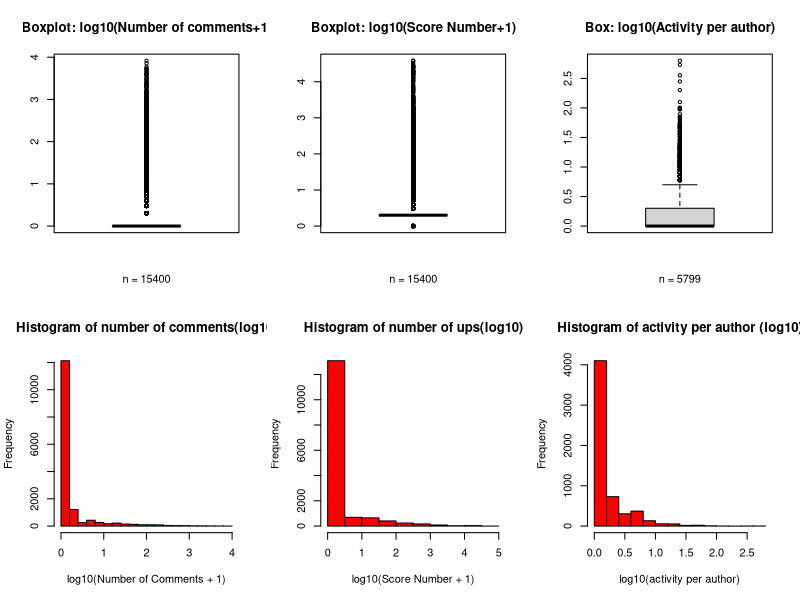
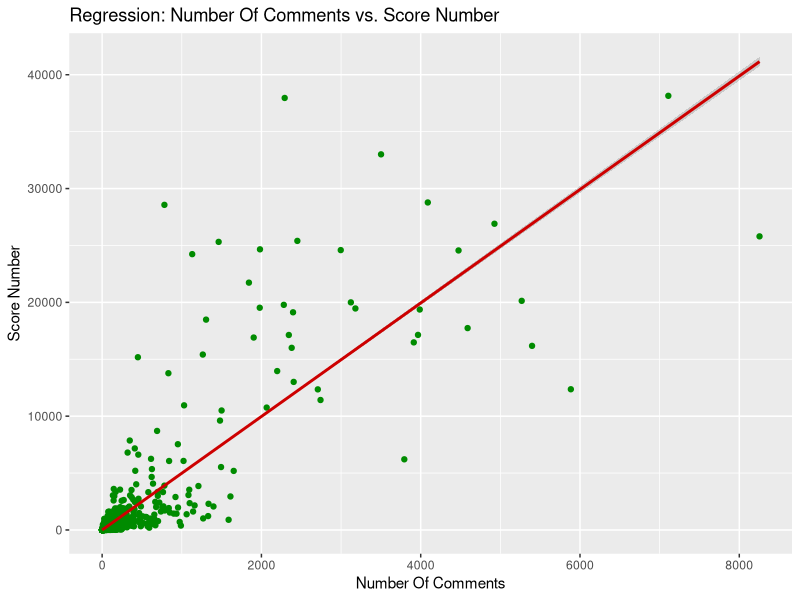
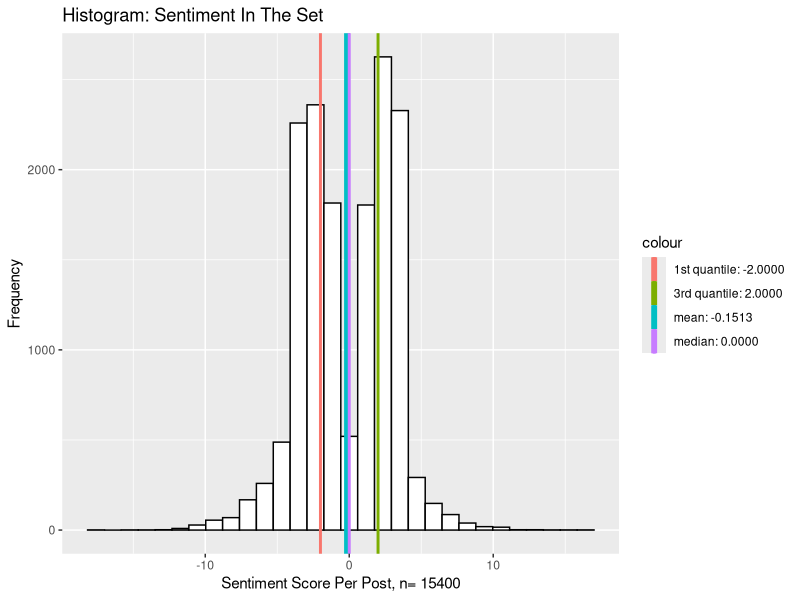
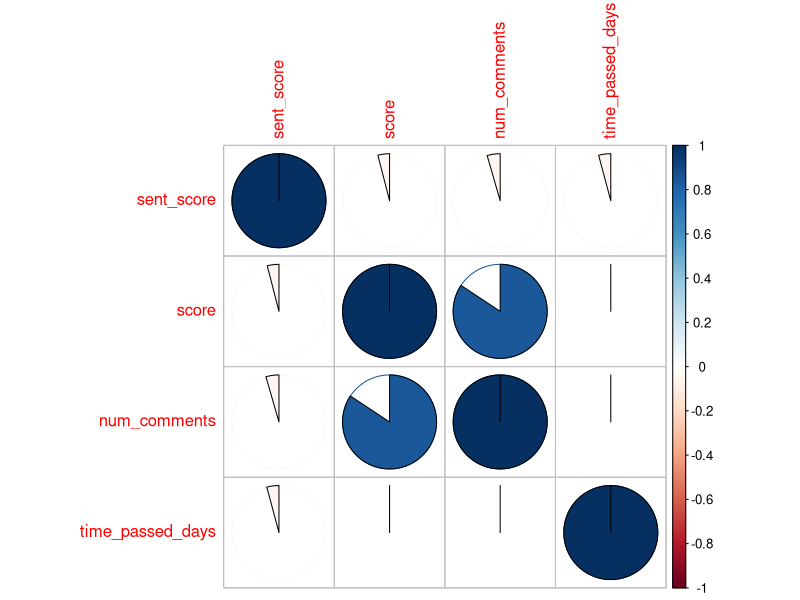

R code for these plots, in order:
install.packages('tidyverse')
library(tidyverse)
library(dplyr)
library(ggplot2)
library(MASS)

#load data set
library(readr)
clean_posts <- read_csv("./data/clean_posts_sent.csv")
View(clean_posts)

D = clean_posts

# Slicing: Authors and their activity-----------------------------------------------------------------


activity_per_author = D %>% group_by(author) %>% count(author) #checking out many articles
#each author has

activity_per_author = activity_per_author %>% filter(author!='[deleted]')#cutting out the deleted ones


# Plotting ----------------------------------------------------------------

#These boxplots and histograms are there to visualize the log-distributions
#of our choosen variables of interest. We can gauge through them how much
#our variables of interest are skewed (tailed)
#Interpretation: All plots show a massive skew eventhough the the data is log10.
#All ploted variables are right side skewed which shows that the sample consists MANY
#low discrete values and marginal number of outliers.

par(mfrow=c(2,3))

boxplot(log10(D$num_comments+1), main= "Boxplot: log10(Number of comments+1)", xlab="n = 15400")

boxplot(log10(D$score+1), main= "Boxplot: log10(Score Number+1)", xlab = "n = 15400")

boxplot(log10(activity_per_author$n), main='Box: log10(Activity per author)', xlab= "n = 5799")

hist(log10(x=D$num_comments+1),main = "Histogram of number of comments(log10)", col = 'red', xlab ="log10(Number of Comments + 1)")

hist(log10(x=D$score+1),main = "Histogram of number of ups(log10)", col='red', xlab = "log10(Score Number + 1)")

hist(log10(activity_per_author$n), main = 'Histogram of activity per author (log10)', col = 'red', xlab = "log10(activity per author)")


# Checkin the stats to get away from log10 scaling and get an idea about the real skew ---------------------------------------------------------------
# IGNORE the MEAN - not descriptive given the skew we have - Only used summary()
# instead of quantiles() to illustrate the nonsense of the mean to class during the presentation


stats_D_scores=summary(D$score)
stats_D_num_comments=summary(D$num_comments)
stats_activity_p_author=summary(activity_per_author$n)



# Regression PLOT: Effect of Number of comments on score number----------------
# Purpose of this regression is to see how activity (comments) influences score

xlab= 'Number Of Comments'
ylab='Score Number'

ggplot(D) +
  # scatterplot
  geom_point(aes(num_comments, score), color = "green4") +

  #add curve that shows statistical relationship between variables
  geom_smooth(aes(num_comments, score), method = "lm" ,color = "red3")+
  labs(x = xlab, y = ylab,
       title = "Regression: Number Of Comments vs. Score Number")


# Estimator results
reg = lm(D$score ~ D$num_comments)
summary(reg)

#Regression Interpretation: One comment more yields on average a 4.9 increase in the
#score number - result is statistically significant given the p-value of < 2.2e-16

# Sentiment Analysis in the Sample --------------------------------------
# This graph is interesting to analyze the overall sentiment in the sample
# Interpretation: The Sentiment is Gaussian and therefore on expectation neutral
# (the mean is near zero and almost lines up with the median)

summary(D$sent_score) # checking the stats

#par(mfrow=c(1,1))

#hist(D$sent_score, main = "Sentiment Analysis In The Set", xlab = "Sentiment score per post, n = 15400", col = "orange")

ggplot(D, aes(x=sent_score))+
  geom_histogram(color="black", fill='white')+
  labs(x="Sentiment Score Per Post, n= 15400", y = 'Frequency', title= 'Histogram: Sentiment In The Set')+
  geom_vline(aes(xintercept=mean(D$sent_score), color='mean: -0.1513'), show.legend = TRUE, size=2)+
  geom_vline(aes(xintercept=median(D$sent_score), color='median: 0.0000'), show.legend = TRUE, size=1)+
  geom_vline(aes(xintercept=quantile(D$sent_score,0.25), color='1st quantile: -2.0000'), show.legend = TRUE, size=1)+
  geom_vline(aes(xintercept=quantile(D$sent_score,0.75), color='3rd quantile: 2.0000'), show.legend = TRUE, size=1)



# Correlation Matrix -------------
# Main purpose of the corr. matrix is to see if there are any other correlations
# between our variables

#Interpretation: number of comments, score, and time passed all slightly
#correlate negatively (-0.04%) with sentiment score. Number of comments strongly
#correlates positively with score (as shown in the regression above)

install.packages('corrplot')
library(corrplot)

par(mfrow=c(1,1))

numericalVariables = D[ ,c(2,5,6,8)]

corrMat = cor(numericalVariables)

corrplot(corrMat, method = 'pie')
